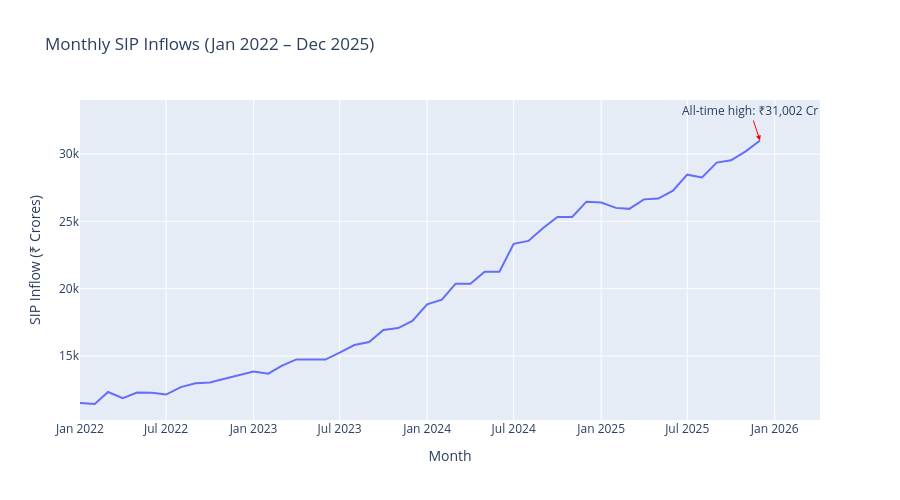

Source (notebook cell):
### Code cell
# ============================================
# SIP INFLOW TIME-SERIES (Jan 2022 – Dec 2025)
# ============================================

from pathlib import Path
import pandas as pd
import plotly.express as px

# Paths
raw_path = Path("d:/bluestock_mf_capstone/data/raw")
processed_path = Path("d:/bluestock_mf_capstone/data/processed")

# 1. Load raw CSV
raw_sip = pd.read_csv(raw_path / "04_monthly_sip_inflows.csv")

# 2. Convert month column to datetime
raw_sip['month_date'] = pd.to_datetime(raw_sip['month'], format='%Y-%m')

# 3. Rename the inflow column for clarity
raw_sip = raw_sip.rename(columns={'sip_inflow_crore': 'sip_inflow_cr'})

# 4. Save cleaned version (overwrites any bad file)
raw_sip.to_csv(processed_path / "04_monthly_sip_inflows_cleaned.csv", index=False)

# 5. Filter years 2022–2025
sip_filtered = raw_sip[(raw_sip['month_date'].dt.year >= 2022) & (raw_sip['month_date'].dt.year <= 2025)]

# 6. Create Plotly line chart
fig = px.line(
    sip_filtered,
    x='month_date',
    y='sip_inflow_cr',          # ← correct column (values in ₹ crores)
    title='Monthly SIP Inflows (Jan 2022 – Dec 2025)',
    labels={'sip_inflow_cr': 'SIP Inflow (₹ Crores)', 'month_date': 'Month'}
)

# 7. Add annotation for the all-time high (Dec 2025 = ₹31,002 Cr)
fig.add_annotation(
    x='2025-12-01',
    y=31002,
    text="All-time high: ₹31,002 Cr",
    showarrow=True,
    arrowhead=2,
    arrowcolor='red'
)

fig.update_layout(height=500)
fig.show()

# Optional: print the data to verify
print(sip_filtered[['month_date', 'sip_inflow_cr']].tail(3))

### Figure 1 — Plotly figure (JSON) as saved in the notebook; plotly's stock layout.template omitted (floating-point values rounded to 4 significant figures)
{"data": [{"hovertemplate": "Month=%{x}<br>SIP Inflow (₹ Crores)=%{y}<extra></extra>", "legendgroup": "", "line": {"color": "#636efa", "dash": "solid"}, "marker": {"symbol": "circle"}, "mode": "lines", "name": "", "orientation": "v", "showlegend": false, "type": "scatter", "x": ["2022-01-01T00:00:00.000000000", "2022-02-01T00:00:00.000000000", "2022-03-01T00:00:00.000000000", "2022-04-01T00:00:00.000000000", "2022-05-01T00:00:00.000000000", "2022-06-01T00:00:00.000000000", "2022-07-01T00:00:00.000000000", "2022-08-01T00:00:00.000000000", "2022-09-01T00:00:00.000000000", "2022-10-01T00:00:00.000000000", "2022-11-01T00:00:00.000000000", "2022-12-01T00:00:00.000000000", "2023-01-01T00:00:00.000000000", "2023-02-01T00:00:00.000000000", "2023-03-01T00:00:00.000000000", "2023-04-01T00:00:00.000000000", "2023-05-01T00:00:00.000000000", "2023-06-01T00:00:00.000000000", "2023-07-01T00:00:00.000000000", "2023-08-01T00:00:00.000000000", "2023-09-01T00:00:00.000000000", "2023-10-01T00:00:00.000000000", "2023-11-01T00:00:00.000000000", "2023-12-01T00:00:00.000000000", "2024-01-01T00:00:00.000000000", "2024-02-01T00:00:00.000000000", "2024-03-01T00:00:00.000000000", "2024-04-01T00:00:00.000000000", "2024-05-01T00:00:00.000000000", "2024-06-01T00:00:00.000000000", "2024-07-01T00:00:00.000000000", "2024-08-01T00:00:00.000000000", "2024-09-01T00:00:00.000000000", "2024-10-01T00:00:00.000000000", "2024-11-01T00:00:00.000000000", "2024-12-01T00:00:00.000000000", "2025-01-01T00:00:00.000000000", "2025-02-01T00:00:00.000000000", "2025-03-01T00:00:00.000000000", "2025-04-01T00:00:00.000000000", "2025-05-01T00:00:00.000000000", "2025-06-01T00:00:00.000000000", "2025-07-01T00:00:00.000000000", "2025-08-01T00:00:00.000000000", "2025-09-01T00:00:00.000000000", "2025-10-01T00:00:00.000000000", "2025-11-01T00:00:00.000000000", "2025-12-01T00:00:00.000000000"], "xaxis": "x", "y": [11517, 11438, 12328, 11863, 12286, 12276, 12140, 12694, 12976, 13040, 13306, 13573, 13856, 13687, 14276, 14749, 14749, 14734, 15245, 15814, 16042, 16928, 17073, 17610, 18838, 19187, 20371, 20371, 21262, 21262, 23332, 23547, 24509, 25323, 25320, 26459, 26400, 25999, 25926, 26632, 26688, 27274, 28464, 28265, 29361, 29529, 30200, 31002], "yaxis": "y"}], "layout": {"annotations": [{"arrowcolor": "red", "arrowhead": 2, "showarrow": true, "text": "All-time high: ₹31,002 Cr", "x": "2025-12-01", "y": 31002}], "height": 500, "legend": {"tracegroupgap": 0}, "title": {"text": "Monthly SIP Inflows (Jan 2022 – Dec 2025)"}, "xaxis": {"anchor": "y", "domain": [0, 1], "title": {"text": "Month"}}, "yaxis": {"anchor": "x", "domain": [0, 1], "title": {"text": "SIP Inflow (₹ Crores)"}}}}
